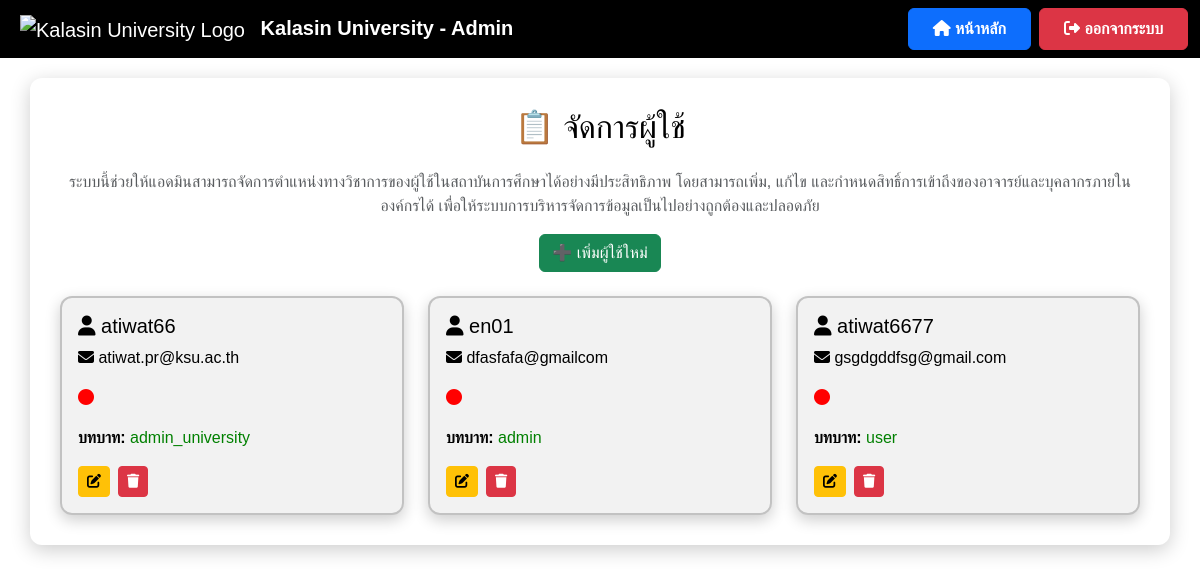
The app's page /manage_users (signed in), older data.
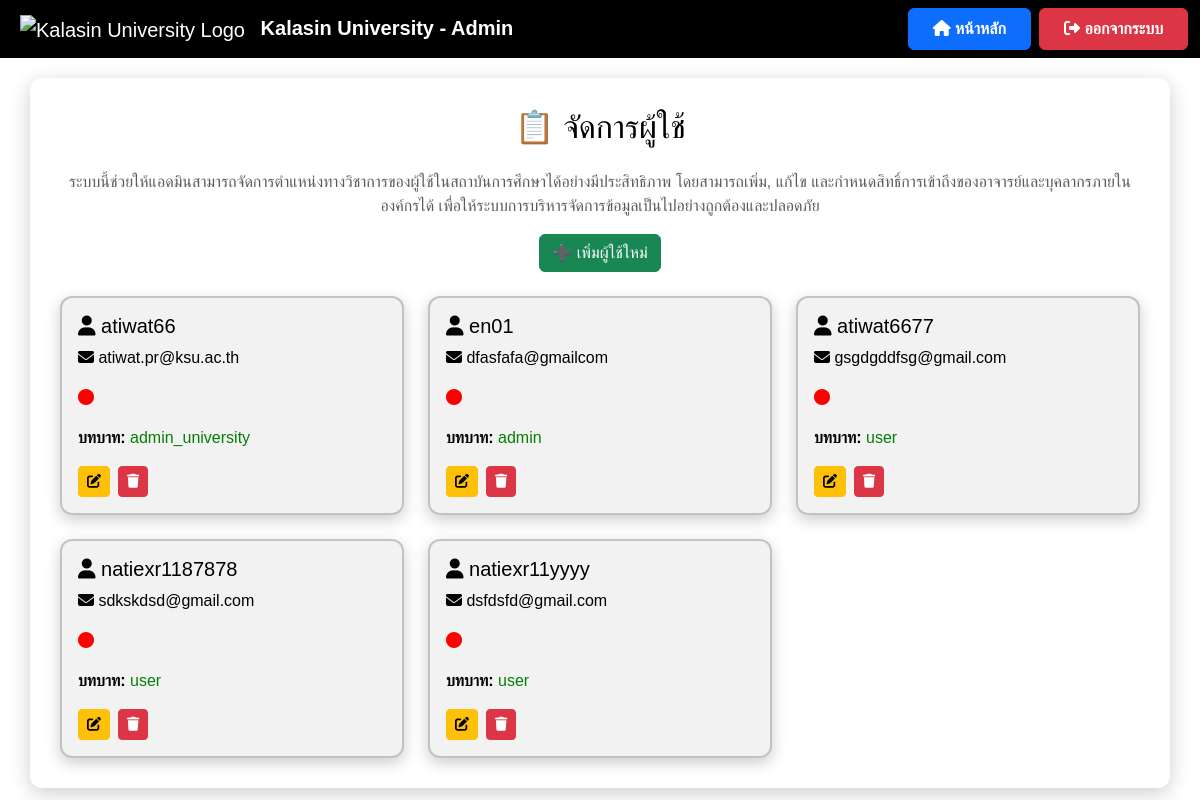
The same page, newer data.
### models.py (models this page shows)
class User(db.Model):
    id = db.Column(db.Integer, primary_key=True)
    username = db.Column(db.String(100), nullable=False, unique=True)
    role = db.Column(db.String(50), nullable=False)
    faculty = db.Column(db.String(100), nullable=True)
    document_requests = db.relationship('DocumentRequest', back_populates='user', lazy=True)
    files = db.relationship('File', back_populates='user', lazy=True)  # ✅ เพิ่มตรงนี้

### app.py (the view)
@app.route('/manage_users')
def manage_users():
    if 'role' not in session or session['role'] not in ['admin', 'admin_university']:
        flash("❌ คุณไม่มีสิทธิ์เข้าถึงหน้านี้!", "danger")
        return redirect(url_for('admin_login'))  # ถ้าไม่ใช่ admin, ให้ไปหน้า login
    users = User.query.all()
    return render_template('manage_users.html', users=users)

### templates/manage_users.html (shortened to what this page needs)
<!DOCTYPE html>
<html lang="th">
<head>
    <link href="https://cdn.jsdelivr.net/npm/bootstrap@5.3.3/dist/css/bootstrap.min.css" rel="stylesheet">
    <link rel="stylesheet" href="https://cdnjs.cloudflare.com/ajax/libs/font-awesome/6.4.2/css/all.min.css">
</head>
<body>
    <nav class="navbar navbar-expand-lg navbar-dark">
        <div class="container-fluid">
            <a class="navbar-brand ms-2" href="{{ url_for('university_dashboard') }}">
                <img src="https://upload.wikimedia.org/wikipedia/th/4/4e/Kalasin_University_Seal.svg"
                     alt="Kalasin University Logo"
                     style="height: 50px; margin-right: 10px;">
                <strong>Kalasin University - Admin</strong>
            </a>
            <div class="ms-auto d-flex">
                <a href="{{ url_for('university_dashboard') }}" class="btn btn-primary fw-bold px-4 py-2 me-2">
                    <i class="fas fa-home"></i> หน้าหลัก
                </a>
                <a href="{{ url_for('logout') }}" class="btn btn-danger fw-bold px-4 py-2">
                    <i class="fas fa-sign-out-alt"></i> ออกจากระบบ
                </a>
            </div>
        </div>
    </nav>
    <div class="container container-custom">
        <h2 class="mb-4 text-center">📋 จัดการผู้ใช้</h2>
    <p class="text-center text-muted">
        ระบบนี้ช่วยให้แอดมินสามารถจัดการตำแหน่งทางวิชาการของผู้ใช้ในสถาบันการศึกษาได้อย่างมีประสิทธิภาพ
        โดยสามารถเพิ่ม, แก้ไข และกำหนดสิทธิ์การเข้าถึงของอาจารย์และบุคลากรภายในองค์กรได้
        เพื่อให้ระบบการบริหารจัดการข้อมูลเป็นไปอย่างถูกต้องและปลอดภัย
    </p>
        <div class="text-center mb-4">
            <a href="{{ url_for('add_user') }}" class="btn btn-success">
                ➕ เพิ่มผู้ใช้ใหม่
            </a>
        </div>
<div class="row row-cols-1 row-cols-md-2 row-cols-lg-3 g-4">
    {% for user in users %}
    <div class="col">
        <div class="user-card p-3 h-100 d-flex flex-column">
            <h5><i class="fas fa-user"></i> {{ user.username }}</h5>
            <p><i class="fas fa-envelope"></i> {{ user.email }}</p>
            <p>
                <i class="fas fa-circle"
                   style="color: {{ 'green' if user.status == 'active' else 'red' }};"></i>
            </p>
            <p><strong>บทบาท: </strong><span style="color: green;">{{ user.role }}</span></p>
            <div class="d-flex gap-2 mt-auto">
                <a href="{{ url_for('edit_user', user_id=user.id) }}"
                   class="btn btn-warning btn-sm">
                    <i class="fas fa-edit"></i>
                </a>
                <button class="btn btn-danger btn-sm"
                        onclick="confirmDelete('{{ user.id }}', '{{ user.username }}')">
                    <i class="fas fa-trash"></i>
                </button>
            </div>
        </div>
    </div>
    {% endfor %}
</div>
</body>
</html>

Row changes from the older to the newer data that the page shows:
added User: username "natiexr1187878", email "sdkskdsd@gmail.com", role "user"
added User: username "natiexr11yyyy", email "dsfdsfd@gmail.com", role "user"
